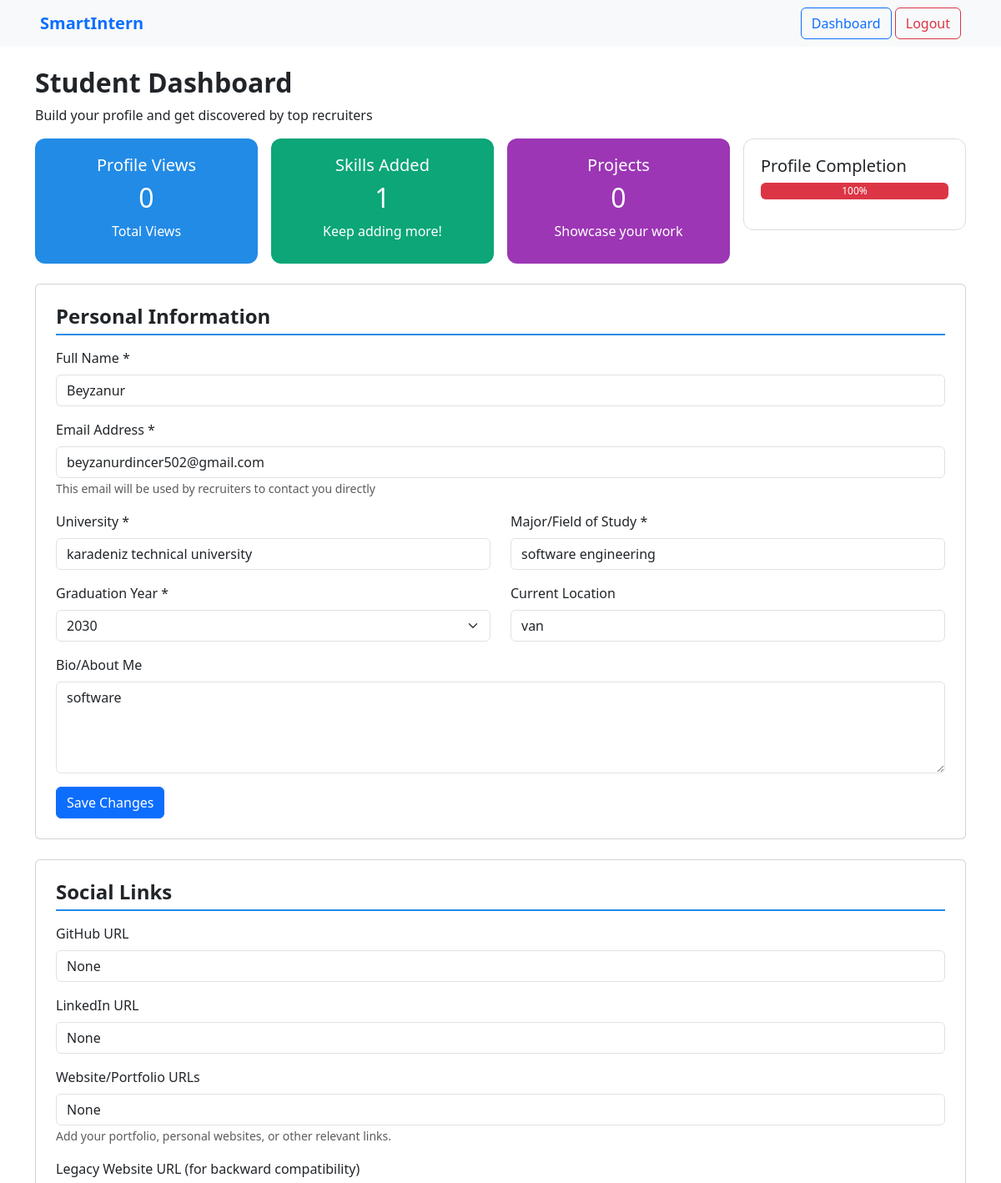
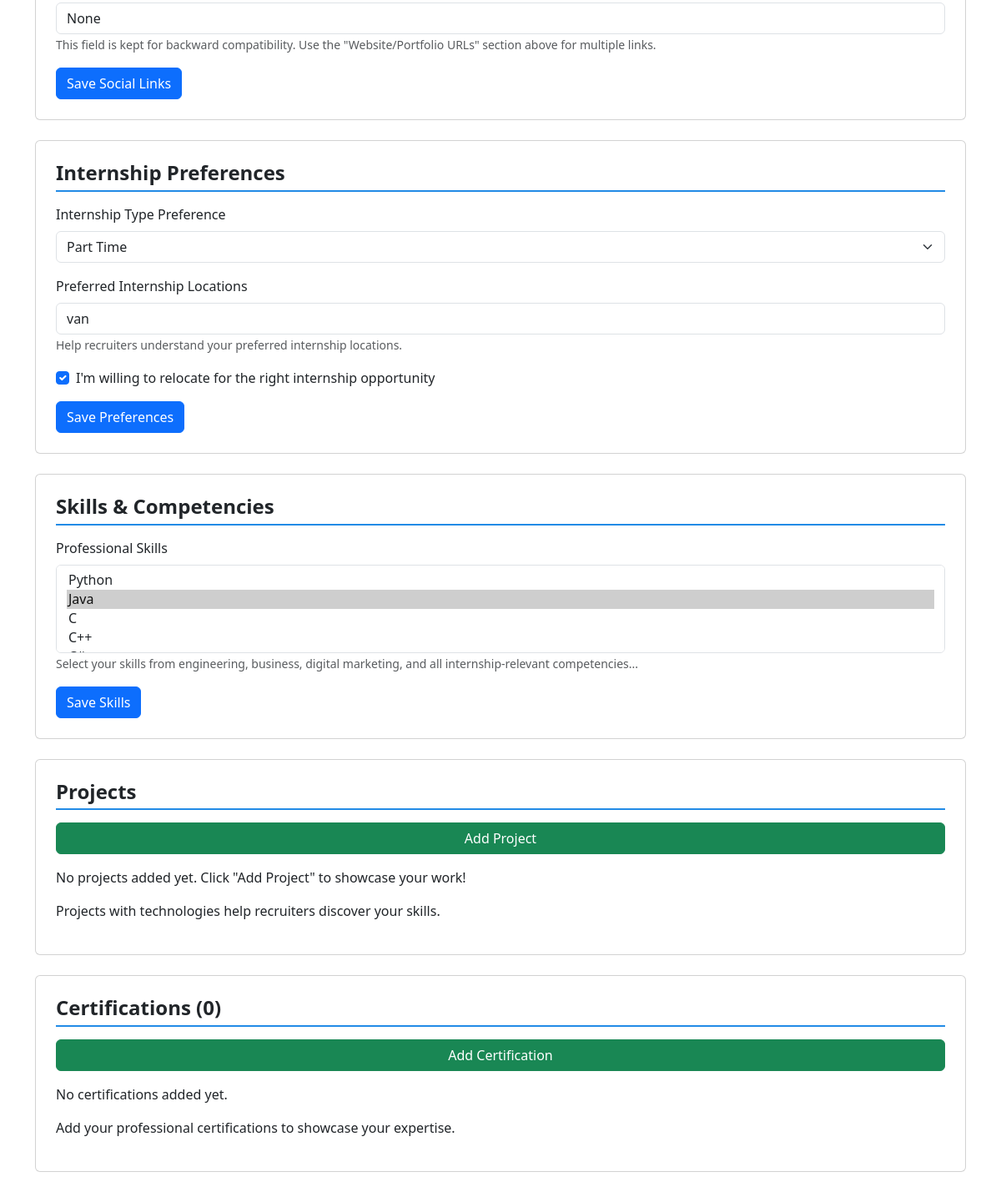
Screenshot of /profiles/profile/beyzanur/ (signed in) with the database file from the repository (2 pictures, top to bottom).
### profiles/models.py (models this page shows, shortened)
class Profile(models.Model):
    user = models.OneToOneField(User, on_delete=models.CASCADE)
    university = models.CharField(max_length=255)
    major = models.CharField(max_length=255)
    graduation_year = models.IntegerField(null=True, blank=True)
    location = models.CharField(max_length=255, blank=True, null=True)
    bio = models.TextField(blank=True, null=True)
    github = models.URLField(blank=True, null=True)
    linkedin = models.URLField(blank=True, null=True)
    website = models.URLField(blank=True, null=True)
    legacy_website = models.URLField(blank=True, null=True)
    internship_type = models.CharField(max_length=50, blank=True, null=True)
    preferred_locations = models.CharField(max_length=255, blank=True, null=True)
    open_to_relocate = models.BooleanField(default=False)
    skills = models.ManyToManyField(Skill, blank=True)

class Skill(models.Model):
    name = models.CharField(max_length=100)

### profiles/views.py (the view, shortened to what this page needs)
# urls.py: path('profile/<str:username>/', views.profile_detail, name='profile_detail'),
@login_required
def profile_detail(request, username):
    user = get_object_or_404(User, username=username)
    profile, created = Profile.objects.get_or_create(user=user)
    years = list(range(2024, 2034))
    profile_form = ProfileForm(instance=profile)
    project_form = ProjectForm()
    certification_form = CertificationForm()
    context = {
        'profile_user': user,
        'profile': profile,
        'full_name': user.get_full_name(),
        'form': profile_form,
        'project_form': project_form,
        'certification_form': certification_form,
        'years': years,
        'projects': profile.projects.all(),
        'certifications': profile.certifications.all(),
        'skills_count': profile.skills.count(),
        'projects_count': profile.projects.count(),
        'certifications_count': profile.certifications.count(),
        'profile_views': 0,
        'completion_percent': calculate_completion_percent(profile),
        'all_skills': Skill.objects.all(),
        'skills': profile.skills.all(),
    }
    return render(request, 'profiles/profile_detail.html', context)

### profiles/forms.py
class ProfileForm(forms.ModelForm):
    class Meta:
        model = Profile
        fields = [
            'university', 'major', 'graduation_year', 'location', 'bio',
            'github', 'linkedin', 'website', 'legacy_website',
            'internship_type', 'preferred_locations', 'open_to_relocate', 'skills'
        ]
        widgets = {
            'skills': forms.CheckboxSelectMultiple(),
            'bio': forms.Textarea(attrs={'rows': 3}),
        }

class ProjectForm(forms.ModelForm):
    class Meta:
        model = Project
        fields = ['title', 'description', 'technologies', 'link']

### profiles/views.py (called while the page is built)
def calculate_completion_percent(profile):
    percent = 0
    if profile.bio:
        percent += 30
    if profile.location:
        percent += 30
    if profile.skills.exists():
        percent += 40
    return percent

### profiles/templates/profiles/profile_detail.html (shortened to what this page needs)
<!DOCTYPE html>
<html lang="en">
<head>
    <link href="https://cdn.jsdelivr.net/npm/bootstrap@5.3.0/dist/css/bootstrap.min.css" rel="stylesheet" />
</head>
<body>
<nav class="navbar navbar-light bg-light justify-content-between px-5">
    <a class="navbar-brand fw-bold text-primary">SmartIntern</a>
    <div>
        <a href="#" class="btn btn-outline-primary">Dashboard</a>
        <a href="{% url 'logout' %}" class="btn btn-outline-danger">Logout</a>
    </div>
</nav>
<div class="container my-4">
    <h2 class="fw-bold">Student Dashboard</h2>
    <p>Build your profile and get discovered by top recruiters</p>
    <div class="row g-3 mb-4">
        <div class="col-md-3">
            <div class="card-box bg-blue text-center">
                <h5>Profile Views</h5>
                <h2>{{ profile_views }}</h2>
                <p>Total Views</p>
            </div>
        </div>
        <div class="col-md-3">
            <div class="card-box bg-green text-center">
                <h5>Skills Added</h5>
                <h2>{{ skills_count }}</h2>
                <p>Keep adding more!</p>
            </div>
        </div>
        <div class="col-md-3">
            <div class="card-box bg-purple text-center">
                <h5>Projects</h5>
                <h2>{{ projects_count }}</h2>
                <p>Showcase your work</p>
            </div>
        </div>
        <div class="col-md-3">
            <div class="profile-progress">
                <h5>Profile Completion</h5>
                <div class="progress mb-2" style="height: 20px;">
                    <div class="progress-bar bg-danger" style="width: {{ completion_percent }}%;">{{ completion_percent }}%</div>
                </div>
            </div>
        </div>
    </div>
    <div class="card mb-4 p-4">
        <h4 class="section-title">Personal Information</h4>
        <form method="post" action="{% url 'profile_detail' profile_user.username %}">
            <div class="mb-3">
                <label for="full_name" class="form-label">Full Name *</label>
                <input type="text" id="full_name" name="full_name" class="form-control"
                       value="{{ full_name }}" required>
            </div>
            <div class="mb-3">
                <label for="email" class="form-label">Email Address *</label>
                <input type="email" id="email" name="email" class="form-control"
                       value="{{ profile_user.email }}" placeholder="Enter your email address" required>
                <small class="text-muted">This email will be used by recruiters to contact you directly</small>
            </div>
            <div class="row">
                <div class="col-md-6 mb-3">
                    <label for="university" class="form-label">University *</label>
                    <input type="text" id="university" name="university" class="form-control"
                           placeholder="Enter your university name" value="{{ profile.university }}" required>
                </div>
                <div class="col-md-6 mb-3">
                    <label for="major" class="form-label">Major/Field of Study *</label>
                    <input type="text" id="major" name="major" class="form-control"
                           placeholder="e.g., Computer Science, Mechanical Engineering" value="{{ profile.major }}" required>
                </div>
            </div>
            <div class="row">
                <div class="col-md-6 mb-3">
                    <label for="graduation_year" class="form-label">Graduation Year *</label>
                    <select id="graduation_year" name="graduation_year" class="form-select" required>
                        {% for year in years %}
                            <option value="{{ year }}" {% if profile.graduation_year == year %}selected{% endif %}>{{ year }}</option>
                        {% endfor %}
                    </select>
                </div>
                <div class="col-md-6 mb-3">
                    <label for="location" class="form-label">Current Location</label>
                    <input type="text" id="location" name="location" class="form-control"
                           placeholder="City, State/Country" value="{{ profile.location }}">
                </div>
            </div>
            <div class="mb-3">
                <label for="bio" class="form-label">Bio/About Me</label>
                <textarea id="bio" name="bio" class="form-control" rows="4"
                          placeholder="Tell recruiters about yourself, your interests, and career goals...">{{ profile.bio }}</textarea>
            </div>
            <button type="submit" class="btn btn-primary" name="profile_submit">Save Changes</button>
        </form>
    </div>
    <div class="card mb-4 p-4">
        <h4 class="section-title">Social Links</h4>
        <form method="post" action="{% url 'profile_detail' profile_user.username %}">
            <div class="mb-3">
                <label for="github" class="form-label">GitHub URL</label>
                <input type="url" id="github" name="github" class="form-control" placeholder="https://github.com/yourusername" value="{{ profile.github }}">
            </div>
            <div class="mb-3">
                <label for="linkedin" class="form-label">LinkedIn URL</label>
                <input type="url" id="linkedin" name="linkedin" class="form-control" placeholder="https://linkedin.com/in/yourusername" value="{{ profile.linkedin }}">
            </div>
            <div class="mb-3">
                <label for="website" class="form-label">Website/Portfolio URLs</label>
                <input type="url" id="website" name="website" class="form-control" placeholder="Add Website" value="{{ profile.website }}">
                <small class="text-muted">Add your portfolio, personal websites, or other relevant links.</small>
            </div>
            <div class="mb-3">
                <label for="legacy_website" class="form-label">Legacy Website URL (for backward compatibility)</label>
                <input type="url" id="legacy_website" name="legacy_website" class="form-control" placeholder="https://yourwebsite.com" value="{{ profile.legacy_website }}">
                <small class="text-muted">This field is kept for backward compatibility. Use the "Website/Portfolio URLs" section above for multiple links.</small>
            </div>
            <button type="submit" class="btn btn-primary" name="social_submit">Save Social Links</button>
        </form>
    </div>
    <div class="card mb-4 p-4">
        <h4 class="section-title">Internship Preferences</h4>
        <form method="post" action="{% url 'profile_detail' profile_user.username %}">
            <div class="mb-3">
                <label for="internship_type" class="form-label">Internship Type Preference</label>
                <select id="internship_type" name="internship_type" class="form-select">
                    <option value="part_time" {% if profile.internship_type == "part_time" %}selected{% endif %}>Part Time</option>
                </select>
            </div>
            <div class="mb-3">
                <label for="preferred_locations" class="form-label">Preferred Internship Locations</label>
                <input type="text" id="preferred_locations" name="preferred_locations" class="form-control" placeholder="Add Location" value="{{ profile.preferred_locations }}">
                <small class="text-muted">Help recruiters understand your preferred internship locations.</small>
            </div>
            <div class="form-check mb-3">
                <input class="form-check-input" type="checkbox" id="open_to_relocate" name="open_to_relocate" {% if profile.open_to_relocate %}checked{% endif %}/>
                <label class="form-check-label" for="open_to_relocate">
                    I'm willing to relocate for the right internship opportunity
                </label>
            </div>
            <button type="submit" class="btn btn-primary" name="internship_submit">Save Preferences</button>
        </form>
    </div>
    <div class="card mb-4 p-4">
        <h4 class="section-title">Skills & Competencies</h4>
        <form method="post" action="{% url 'profile_detail' profile_user.username %}">
            <div class="mb-3">
                <label for="skills" class="form-label">Professional Skills</label>
                <select id="skills" name="skills" class="form-select" multiple>
                    {% for skill in all_skills %}
                        <option value="{{ skill.id }}" {% if skill in profile.skills.all %}selected{% endif %}>{{ skill.name }}</option>
                    {% endfor %}
                </select>
                <small class="text-muted">Select your skills from engineering, business, digital marketing, and all internship-relevant competencies...</small>
            </div>
            <button type="submit" class="btn btn-primary" name="skills_submit">Save Skills</button>
        </form>
    </div>
    <div class="card mb-4 p-4">
        <h4 class="section-title">Projects</h4>
        <button class="btn btn-success mb-3" type="button" data-bs-toggle="collapse" data-bs-target="#addProjectForm" aria-expanded="false" aria-controls="addProjectForm">
            Add Project
        </button>
        {% if projects_count == 0 %}
            <p>No projects added yet. Click "Add Project" to showcase your work!</p>
        {% endif %}
        <p>Projects with technologies help recruiters discover your skills.</p>
    </div>
    <div class="card mb-4 p-4">
        <h4 class="section-title">Certifications ({{ certifications_count }})</h4>
        <button class="btn btn-success mb-3" type="button" data-bs-toggle="collapse" data-bs-target="#addCertificationForm" aria-expanded="false" aria-controls="addCertificationForm">
            Add Certification
        </button>
        {% if certifications_count == 0 %}
            <p>No certifications added yet.</p>
        {% endif %}
        <p>Add your professional certifications to showcase your expertise.</p>
    </div>
</div>
</body>
</html>

### profiles/templates/profiles/profile_detail.html (style rules this page uses)
.card-box { color: white; border-radius: 12px; padding: 20px; height: 150px; }
.bg-blue { background-color: #228be6; }
.bg-green { background-color: #0ca678; }
.bg-purple { background-color: #9c36b5; }
.profile-progress { border: 1px solid #ddd; border-radius: 12px; padding: 20px; }
.section-title { border-bottom: 2px solid #228be6; padding-bottom: 6px; margin-bottom: 15px; font-weight: 600; }

### rows the page displays
Profile: university "karadeniz technical university", major "software engineering", graduation_year "2030", location "van", bio "software", github "None", linkedin "None", website "None", legacy_website "None", internship_type "Part Time", preferred_locations "van", open_to_relocate "☑", skills "Python / Java ☑ / C / C++"

### other values shown
{{ profile_views }} "0"
{{ skills_count }} "1"
{{ projects_count }} "0"
{{ completion_percent }} "100"
{{ certifications_count }} "0"
